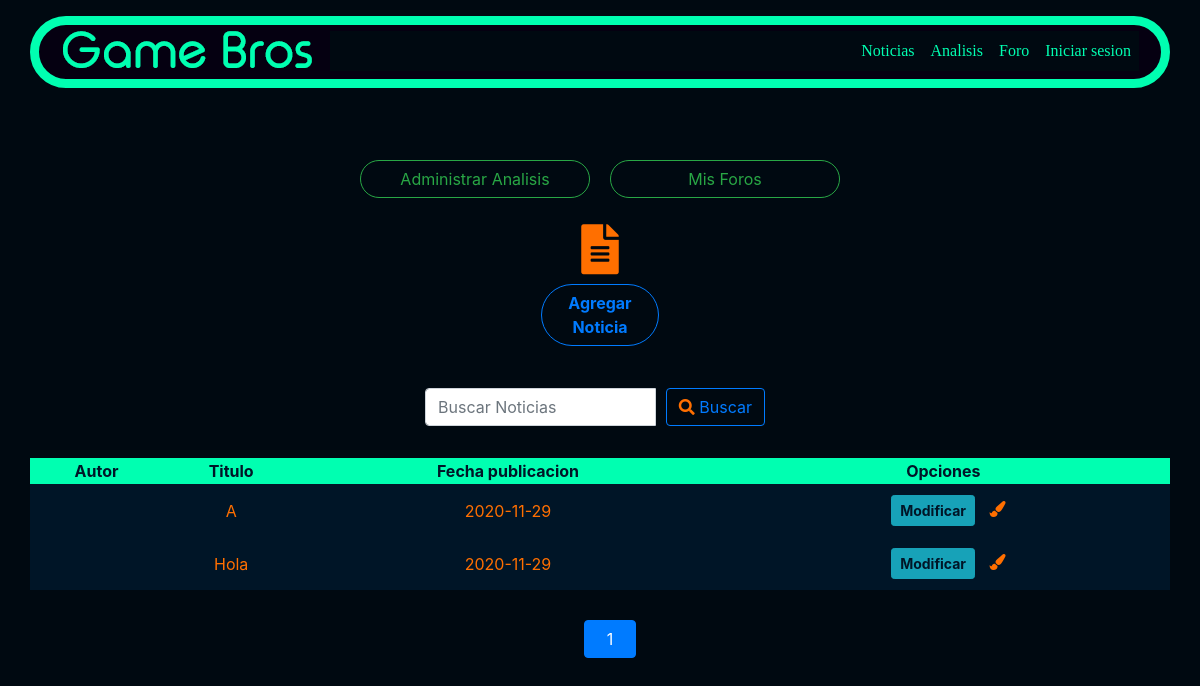
/listar-noticia/, run on the app's committed database.
### noticias/models.py (models this page shows, shortened)
class Post(models.Model):
    nombrejuego = models.CharField(max_length=200)
    titulo = models.CharField(max_length=200)
    slug = models.SlugField('Slug', max_length = 200, null=True, blank=True)
    genero = models.ManyToManyField(Genero)
    contenido = RichTextField()
    imagen = models.ImageField(null = True, upload_to="post")
    fecha_publicacion = models.DateField('Fecha de Creacion',auto_now = False,auto_now_add = True)

### noticias/views.py (the view)
# urls.py: path('listar-noticia/', listar_noticia, name="listar_noticia"),
def listar_noticia(request):
    queruset = request.GET.get("buscar")
    post = Post.objects.all()
    if queruset:
        post = Post.objects.filter(
            Q(titulo__icontains = queruset)
        ).distinct()
    paginator = Paginator(post,10)
    page = request.GET.get('page')
    post = paginator.get_page(page)
    data = {
        'post': post
    }
    return render(request, 'crud_noticia/listar.html', data)

### noticias/templates/crud_noticia/listar.html (shortened to what this page needs)
{% extends 'base_generic.html' %}
{% block content %}
<div class="container col-5" style="text-align: center; padding-top: 150px;">
  <div class="row pb-3 ">
    <a href="{% url 'listar_analisis' %}" class="rounded-pill btn btn-outline-success col" role="button">  Administrar Analisis   </a>
    <a href="{% url 'listar_foro' %}" class="rounded-pill btn btn-outline-success col" role="button">  Mis Foros   </a>
  </div>
  <i class="color2 col-12 fas fa-file-alt" style="font-size: 50px;"></i>
  <a href="{% url 'agregar_noticia' %}" class=" rounded-pill col-3 btn btn-outline-primary" style="font-weight: bolder;" role="button">Agregar Noticia</a>
</div>
<div class="row py-3" style=" justify-content: center;">
  <div class="col-md-4 py-3 search">
    <form method="get">
      <div id="custom-search-input">
        <div class="input-group col-md-12">
          <input type="text" class="form-control" placeholder="Buscar Noticias" name="buscar">
          <span class="input-group-list">
            <button type="submit" class=" my-0 btn btn-outline-primary"><i class="fas fa-search"></i> Buscar</button>
          </span>
        </div>
      </div>
    </form>
  </div>
</div>
<div class="pb-5" style="text-align: center;">
    <table class="container table-hover table-dark">
        <thead>
          <tr class="color4" style="background-color: #00FFB1   ;">
            <th scope="col" class="color4">Autor</th>
            <th scope="col" class="color4">Titulo</th>
            <th scope="col" class="color4">Fecha publicacion</th>
            <th scope="col" class="color4">Opciones</th>
          </tr>
        </thead>
        <tbody>
            {% for p in post %}
            <tr class="color2">
                <td>{{ p.autor | title }}</td>
                <td>{{ p.titulo | title }}</td>
                <td>{{ p.fecha_publicacion | title }}</td>
                <td>
                  <div class="container">
                    <a href="{% url 'modificar_noticia' p.slug %}" class="color4 btn btn-info btn-sm" style="font-weight: bolder;">Modificar</a>
                    <i class="fas fa-paint-brush"></i>
                  </div>
                </td>
            </tr>
          {% endfor %}
        </tbody>
      </table>
      <ul class="pagination justify-content-center" style="margin:20px 0">
        {% for i in post.paginator.page_range %}
          {% if post.number == i %}
          <li class="page-item">
            <a class="btn btn-primary col">{{ i }}</a>
          </li>
          {% else %}
          <li class="page-item">
            <a class="btn btn-outline-primary col" href="?page={{ i }}{% if request.GET.buscar %}&buscar={{ request.GET.buscar }}{% endif %}">{{ i }}</a>
          </li>
          {% endif %}
        {% endfor %}
      </ul>
</div>
{% endblock %}

### noticias/static/css/estilos.css (style rules this page uses)
* { color: #FF6F00 }
.color { color: #00FFB1 ; }
.color2 { color: #FF6F00 ; }
.color4 { color: #001527 ; }
.bg-color2 { background-color: #000911 ; }
.btn { margin: 10px; }
.form-control { width: 80%; }
button { width: auto; }
.table-hover { background-color: #001527 ; }

### data on the page
Post: titulo "A", fecha_publicacion "2020-11-29"
Post: titulo "Hola", fecha_publicacion "2020-11-29"

### other printed values
{{ i }} "1"
